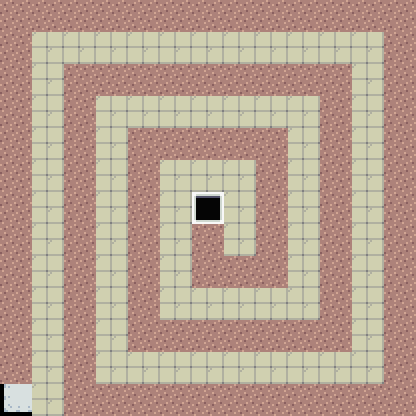

This game map was drawn from its Tiled (.tmx) file and the tilesets committed beside it. A one-line description and the trimmed map source follow:
An orthogonal 13x13 tile map with 32x32 px tiles, 1 tile layer (块层 1), 4 tilesets.

<map version="1.0" orientation="orthogonal" width="13" height="13" tilewidth="32" tileheight="32">
 <tileset firstgid="1" name="auto7" tilewidth="32" tileheight="32">
  <image source="./ditu/auto7.png" width="96" height="128" />
 </tileset>
 <tileset firstgid="13" name="auto11" tilewidth="32" tileheight="32">
  <image source="./ditu/auto11.png" width="96" height="128" />
 </tileset>
 <tileset firstgid="25" name="path26vr" tilewidth="32" tileheight="32">
  <image source="./ditu/path26vr.png" width="96" height="128" />
 </tileset>
 <tileset firstgid="37" name="auto10" tilewidth="32" tileheight="32">
  <image source="./ditu/auto10.png" width="96" height="128" />
 </tileset>
 <layer name="块层 1" width="13" height="13">
  <data>[169 cells, 169 non-empty, 5 distinct tile ids]</data>
 </layer>
</map>
